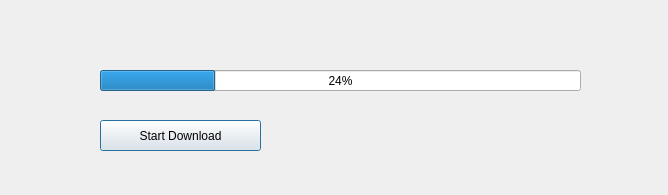
<?xml version="1.0" encoding="UTF-8"?>
<ui version="4.0">
 <class>progressBar</class>
 <widget class="QDialog" name="progressBar">
  <property name="geometry">
   <rect>
    <x>0</x>
    <y>0</y>
    <width>668</width>
    <height>195</height>
   </rect>
  </property>
  <property name="windowTitle">
   <string>Dialog</string>
  </property>
  <widget class="QProgressBar" name="progressBar_2">
   <property name="geometry">
    <rect>
     <x>100</x>
     <y>70</y>
     <width>481</width>
     <height>21</height>
    </rect>
   </property>
   <property name="value">
    <number>24</number>
   </property>
  </widget>
  <widget class="QPushButton" name="pushButton">
   <property name="geometry">
    <rect>
     <x>100</x>
     <y>120</y>
     <width>161</width>
     <height>31</height>
    </rect>
   </property>
   <property name="text">
    <string>Start Download</string>
   </property>
  </widget>
 </widget>
 <resources/>
 <connections/>
</ui>
